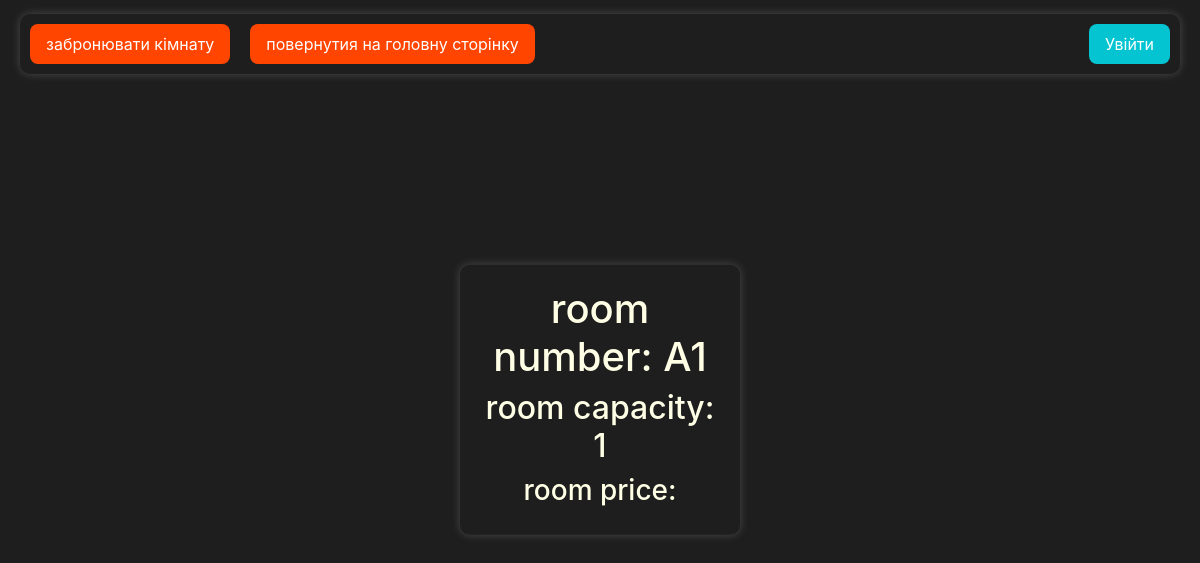
Before: /1/ with the older database file.
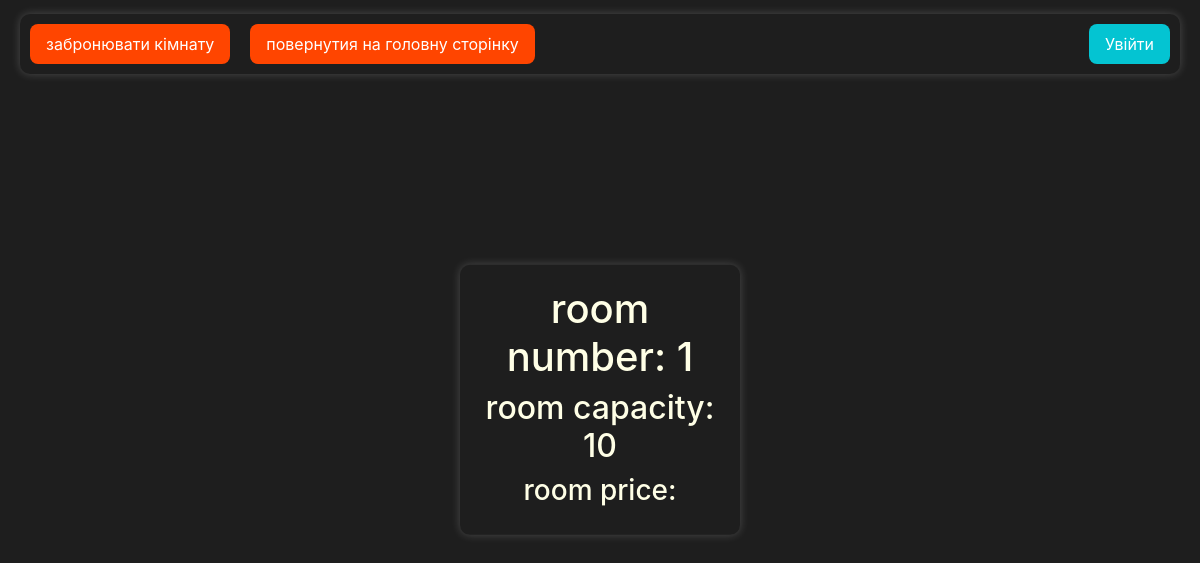
After: the same page with the newer database file.
### booking/models.py (models this page shows)
class Room(models.Model):
    number = models.CharField(max_length=10)
    capacity = models.IntegerField()
    location = models.TextField()

### booking/views.py (the view)
# urls.py: path("<int:pk>/" ,room_detail, name='room_details'),
def room_detail(request, pk):
    room = Room.objects.get(id=pk)
    context = {
        'room': room
    }
    return render(request, 'booking/room_details.html', context)

### templates/booking/room_details.html
{% include "base.html" %}
{% block content %}
{% load static %}
        <link rel="stylesheet" href="{% static 'css/style.css' %}">
<div class="container center">
    <h1>room number: {{ room.number }}</h1>
    <h2>room capacity: {{ room.capacity }}</h2>
    <h3>room price: {{ room.price }}</h3>
</div>
{% endblock %}

Changed rows visible on the page:
changed Room: number "A1" → "1"; capacity "1" → "10"
